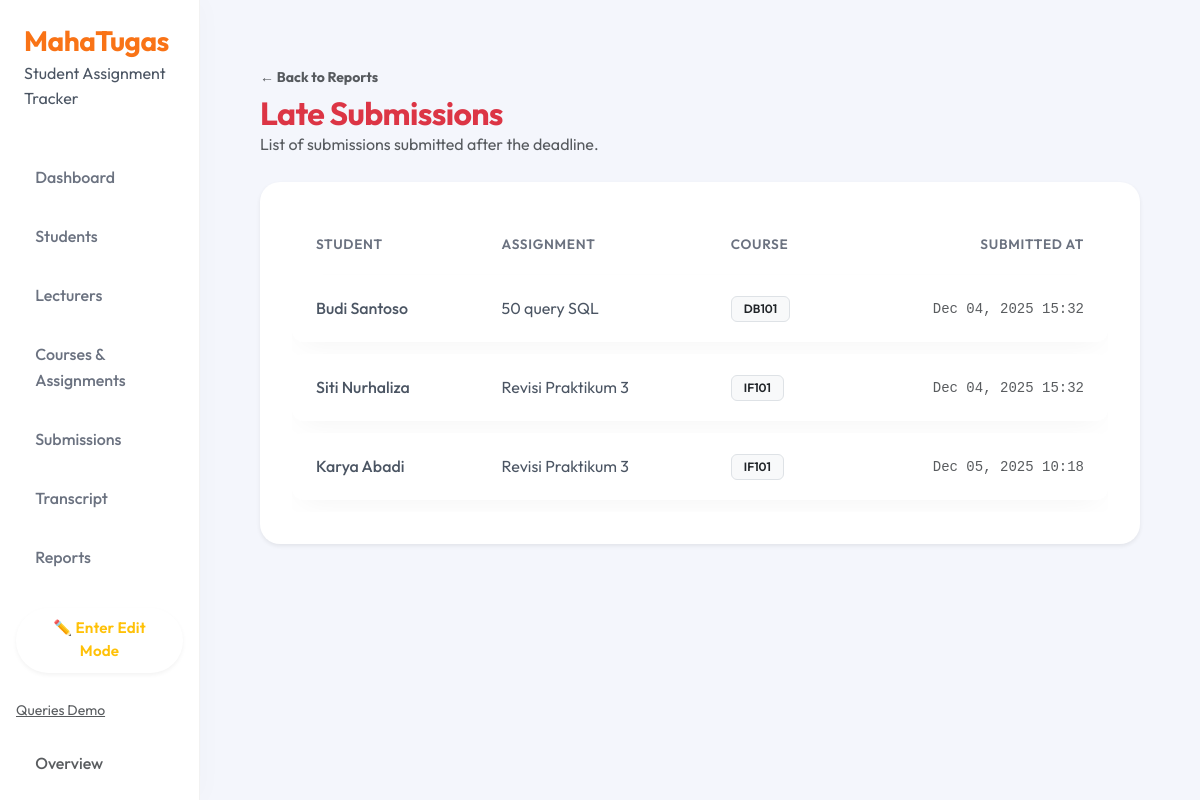
The app's page /reports/late-submissions/ with its own data.
### tracker/models.py (models this page shows, shortened)
class Submission(models.Model):
    submission_id = models.AutoField(primary_key=True)
    assignment = models.ForeignKey(
        Assignment,
        on_delete=models.CASCADE,
        related_name='submissions'
    )
    student = models.ForeignKey(
        Student,
        on_delete=models.CASCADE,
        related_name='submissions'
    )
    submitted_at = models.DateTimeField(default=timezone.now)
    file_path = models.FileField(upload_to='submissions/')
    score = models.IntegerField(blank=True, null=True)
    remark = models.TextField(blank=True, null=True)

class Student(models.Model):
    def generate_nrp():
        last_student = Student.objects.order_by("-student_id").first()
        if last_student and last_student.nrp.isdigit():
            new_nrp = int(last_student.nrp) + 1
        else:
            new_nrp = 1  # kalau belum ada student
        return f"{new_nrp:03d}"  # format 3 digit, misal 001
    student_id = models.AutoField(primary_key=True)
    nrp = models.CharField(
    max_length=20,
    unique=True,
    default=generate_nrp,
    )
    name = models.CharField(max_length=150)
    email = models.EmailField(max_length=150, blank=True, null=True)
    photo_file = models.CharField(max_length=255, blank=True, null=True)  # path avatar

class Assignment(models.Model):
    assignment_id = models.AutoField(primary_key=True)
    course = models.ForeignKey(
        Course,
        on_delete=models.CASCADE,
        related_name='assignments'
    )
    title = models.CharField(max_length=200)
    description = models.TextField(blank=True, null=True)
    due_date = models.DateTimeField()
    max_score = models.IntegerField(default=100)

class Course(models.Model):
    course_id = models.AutoField(primary_key=True)
    course_code = models.CharField(max_length=20)
    course_name = models.CharField(max_length=200)
    semester = models.IntegerField()
    lecturer = models.ForeignKey(
        Lecturer,
        on_delete=models.CASCADE,
        related_name='courses'
    )

### tracker/views.py (the view)
# urls.py: path('reports/late-submissions/', views.report_late_submissions, name='report_late_submissions'),
def report_late_submissions(request):
    submissions = Submission.objects.select_related(
        "student", "assignment__course"
    ).filter(submitted_at__gt=F("assignment__due_date"))
    return render(request, "tracker/reports/late_submissions.html", {
        "submissions": submissions
    })

### tracker/templates/tracker/reports/late_submissions.html
{% extends "tracker/base.html" %}
{% block content %}
<div class="container py-4">
    <div class="d-flex justify-content-between align-items-center mb-4">
        <div>
            <a href="{% url 'report_menu' %}" class="text-decoration-none text-muted small fw-bold">
                ← Back to Reports
            </a>
            <h2 class="mt-1 mb-0 text-danger fw-bold">Late Submissions</h2>
            <p class="text-muted mb-0">List of submissions submitted after the deadline.</p>
        </div>
    </div>
    <div class="card border-0 shadow-sm overflow-hidden">
        <div class="card-body p-0">
            <div class="table-responsive">
                <table class="table table-hover align-middle mb-0">
                    <thead class="table-light">
                        <tr class="text-uppercase small text-muted fw-bold">
                            <th class="ps-4">Student</th>
                            <th>Assignment</th>
                            <th>Course</th>
                            <th class="text-end pe-4">Submitted At</th>
                        </tr>
                    </thead>
                    <tbody>
                        {% for s in submissions %}
                        <tr>
                            <td class="ps-4 fw-medium">{{ s.student.name }}</td>
                            <td>{{ s.assignment.title }}</td>
                            <td>
                                <span class="badge bg-light text-dark border">{{ s.assignment.course.course_code      }}</span>
                            </td>
                            <td class="text-end pe-4 font-monospace small text-body-secondary">{{ s.submitted_at|date:"M  d, Y H:i" }}</td>
                        </tr>
                        {% empty %}
                        <tr>
                            <td colspan="4" class="text-center py-5 text-muted">No late submissions found. Good job! 🎉
                            </td>
                        </tr>
                        {% endfor %}
                    </tbody>
                </table>
            </div>
        </div>
    </div>
</div>
{% endblock %}

### static/tracker/css/comfy.css (style rules this page uses)
:root { --bg-color: #f4f6fc; --surface-color: #ffffff; --text-primary: #4b5563; --text-secondary: #6b7280; --accent-color: #f97316; --accent-hover: #ea580c; --success-soft: #d1fae5; --success-text: #065f46; --warning-soft: #fef3c7; --warning-text: #92400e; --radius-lg: 20px; --radius-md: 12px; --shadow-soft: 0 10px 30px -10px rgba(0, 0, 0, 0.05); --shadow-hover: 0 20px 40px -10px rgba(0, 0, 0, 0.1); --transition-fast: all 0.2s cubic-bezier(0.4, 0, 0.2, 1); --animation-fade-up: fadeInUp 0.5s ease-out forwards; }
body { background-color: var(--bg-color); color: var(--text-primary); font-family: 'Outfit', sans-serif; line-height: 1.6; }
.card, .container, .container-fluid { border: none; }
.card { background: var(--surface-color); border-radius: var(--radius-lg); box-shadow: var(--shadow-soft); padding: 2rem; margin-bottom: 2rem; transition: var(--transition-fast); }
h1, h2, h3, h4, h5, h6 { color: #1f2937; font-weight: 700; letter-spacing: -0.02em; margin-bottom: 1rem; }
h2 { font-size: 2rem; }
.table { border-collapse: separate; border-spacing: 0 0.8rem; background: transparent; }
.table thead th { background: transparent; color: var(--text-secondary); font-weight: 600; font-size: 0.85rem; text-transform: uppercase; letter-spacing: 0.05em; border: none; padding-left: 1.5rem; }
.table tbody tr { background: var(--surface-color); box-shadow: var(--shadow-soft); border-radius: var(--radius-md); transition: var(--transition-fast); }
.table td { border: none; padding: 1.25rem 1.5rem; vertical-align: middle; color: var(--text-primary); }
.table td:first-child { border-top-left-radius: var(--radius-md); border-bottom-left-radius: var(--radius-md); }
.table td:last-child { border-top-right-radius: var(--radius-md); border-bottom-right-radius: var(--radius-md); }
.badge { padding: 0.5em 1em; border-radius: 6px; font-weight: 600; font-size: 0.75rem; }

### records on screen
Submission: student.name "Budi Santoso", assignment "50 query SQL", assignment.course.course_code "DB101", submitted_at "Dec 04, 2025 15:32"
Submission: student.name "Siti Nurhaliza", assignment "Revisi Praktikum 3", assignment.course.course_code "IF101", submitted_at "Dec 04, 2025 15:32"
Submission: student.name "Karya Abadi", assignment "Revisi Praktikum 3", assignment.course.course_code "IF101", submitted_at "Dec 05, 2025 10:18"
